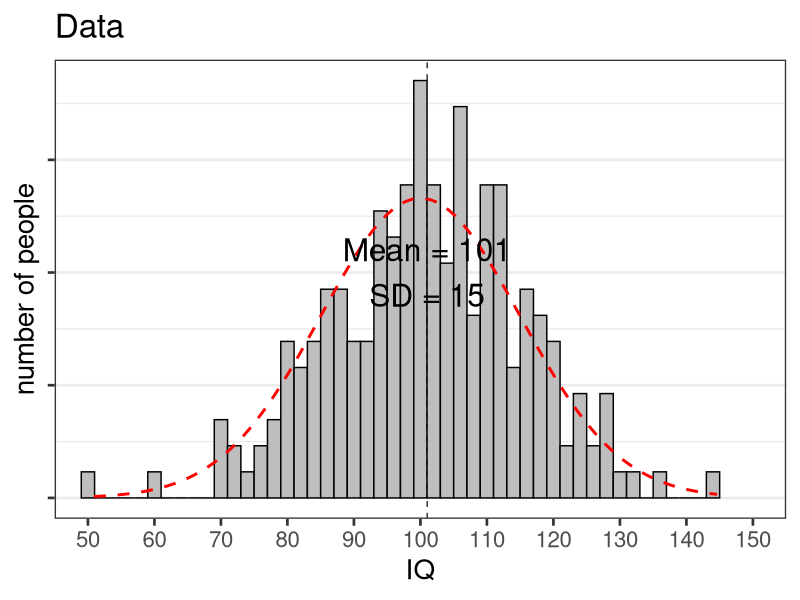

The R script that drew this image:
#load or install ggplot package
if(!require(ggplot2)){install.packages('ggplot2')}
library(ggplot2)

#Simulate one group
n=216 #set sample size
x<-rnorm(n = n, mean = 100, sd = 15) #create sample from normal distribution


#plot data
ggplot(as.data.frame(x), aes(x))  + 
  geom_histogram(colour="black", fill="grey", aes(y=..density..), binwidth=2) +
  stat_function(fun=dnorm, args=c(mean=100,sd=15), size=1, color="red", lty=2) +
  #  geom_density(fill=NA, colour="black", size = 1) +
  xlab("IQ") + ylab("number of people")  + ggtitle("Data") + theme_bw(base_size=20) + 
  theme(panel.grid.major.x = element_blank(), axis.text.y = element_blank(), panel.grid.minor.x = element_blank()) + 
  geom_vline(xintercept=mean(x), colour="gray20", linetype="dashed") + 
  coord_cartesian(xlim=c(50,150)) + scale_x_continuous(breaks=c(50,60,70,80,90,100,110,120,130,140,150)) +
  annotate("text", x = mean(x), y = 0.02, label = paste("Mean = ",round(mean(x)),"\n","SD = ",round(sd(x)),sep=""), size=8)

#? Daniel Lakens, 2016. 
# This work is licensed under a Creative Commons Attribution-NonCommercial-ShareAlike 4.0 International License. https://creativecommons.org/licenses/by-nc-sa/4.0/